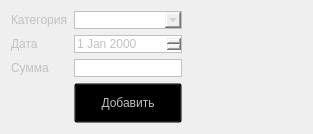
            <widget class="QWidget" name="tab_10">
             <attribute name="title">
              <string>Tab 2</string>
             </attribute>
             <layout class="QHBoxLayout" name="horizontalLayout_6">
              <item>
               <layout class="QGridLayout" name="gridLayout_4">
                <item row="2" column="0">
                 <widget class="QLabel" name="label_10">
                  <property name="styleSheet">
                   <string notr="true">font: 25 10pt &quot;Bahnschrift Light&quot;;
color: rgb(193,193,193)</string>
                  </property>
                  <property name="text">
                   <string>Сумма</string>
                  </property>
                 </widget>
                </item>
                <item row="0" column="0">
                 <widget class="QLabel" name="label_8">
                  <property name="styleSheet">
                   <string notr="true">font: 25 10pt &quot;Bahnschrift Light&quot;;
color: rgb(193,193,193)</string>
                  </property>
                  <property name="text">
                   <string>Категория</string>
                  </property>
                 </widget>
                </item>
                <item row="1" column="0">
                 <widget class="QLabel" name="label_9">
                  <property name="styleSheet">
                   <string notr="true">font: 25 10pt &quot;Bahnschrift Light&quot;;
color: rgb(193,193,193)</string>
                  </property>
                  <property name="text">
                   <string>Дата</string>
                  </property>
                 </widget>
                </item>
                <item row="2" column="1">
                 <widget class="QLineEdit" name="lineEdit_2">
                  <property name="styleSheet">
                   <string notr="true">font: 25 10pt &quot;Bahnschrift Light&quot;;
color: rgb(193,193,193);
border-width: 1px;
border-style: solid;
border-color: rgba(0,0,0,0);
border-color: rgb(193,193,193);</string>
                  </property>
                 </widget>
                </item>
                <item row="3" column="1">
                 <widget class="QPushButton" name="pushButton_11">
                  <property name="minimumSize">
                   <size>
                    <width>0</width>
                    <height>40</height>
                   </size>
                  </property>
                  <property name="styleSheet">
                   <string notr="true">background-color: rgba(0,0,0,0);
font: 25 10pt &quot;Bahnschrift Light&quot;;
color:rgb(193, 193, 193)</string>
                  </property>
                  <property name="text">
                   <string>Добавить</string>
                  </property>
                 </widget>
                </item>
                <item row="0" column="1">
                 <widget class="QComboBox" name="comboBox_3">
                  <property name="styleSheet">
                   <string notr="true">font: 25 10pt &quot;Bahnschrift Light&quot;;
color: rgb(193,193,193);
border-width: 1px;
border-style: solid;
border-color: rgba(0,0,0,0);
border-color: rgb(193,193,193);</string>
                  </property>
                 </widget>
                </item>
                <item row="1" column="1">
                 <widget class="QDateEdit" name="dateEdit_4">
                  <property name="styleSheet">
                   <string notr="true">font: 25 10pt &quot;Bahnschrift Light&quot;;
color: rgb(193,193,193);
border-width: 1px;
border-style: solid;
border-color: rgba(0,0,0,0);
border-color: rgb(193,193,193);</string>
                  </property>
                 </widget>
                </item>
               </layout>
              </item>
              <item>
               <spacer name="horizontalSpacer_3">
                <property name="orientation">
                 <enum>Qt::Horizontal</enum>
                </property>
                <property name="sizeHint" stdset="0">
                 <size>
                  <width>40</width>
                  <height>20</height>
                 </size>
                </property>
               </spacer>
              </item>
              <item>
               <spacer name="horizontalSpacer_12">
                <property name="orientation">
                 <enum>Qt::Horizontal</enum>
                </property>
                <property name="sizeHint" stdset="0">
                 <size>
                  <width>40</width>
                  <height>20</height>
                 </size>
                </property>
               </spacer>
              </item>
              <item>
               <spacer name="horizontalSpacer_11">
                <property name="orientation">
                 <enum>Qt::Horizontal</enum>
                </property>
                <property name="sizeHint" stdset="0">
                 <size>
                  <width>40</width>
                  <height>20</height>
                 </size>
                </property>
               </spacer>
              </item>
             </layout>
            </widget>
